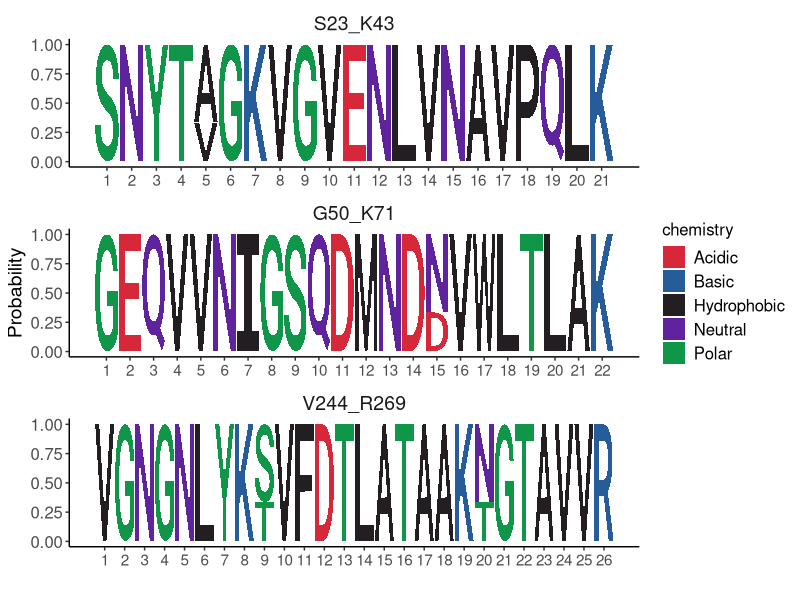

Write R code to recreate this figure. (Note: this script raises an error after producing the figure.)
library(ggseqlogo)
library(ggplot2)
library(cowplot)

############ Create a list for sequence logo ########################################
Leu <- list(S23_K43=c("SNYTVGKVGVENLVNAVPQLK", "SNYTAGKVGVENLVNAVPQLK", "SNYTAGKVGVENLVNAVPQLK"),
            G50_K71=c("GEQVVNIGSQDMNDNVWLTLAK", "GEQVVNIGSQDMNDNVWLTLAK", "GEQVVNIGSQDMNDDVWLTLAK"),
            V244_R269=c("VGNGNLYKSVFDTLATAAKTGTAVVR", "VGNGNLYKSVFDTLATAAKNGTAVVR", "VGNGNLYKTVFDTLATAAKNGTAVVR")
            )

ggseqlogo(Leu, method='prob', ncol = 1) +  
  theme_classic() + 
  theme(axis.title.x = element_text(size = 14),
        axis.title.y = element_text(size = 14),
        legend.text = element_text(size = 12),
        legend.title = element_text(size = 12),
        axis.text.x = element_text(size = 11),
        axis.text.y = element_text(size = 12),
        strip.text = element_text(size = 14),
        strip.background = element_blank(),
        legend.key = element_blank(),
        legend.background=element_blank(),
        legend.box.background=element_blank())

cs1 = make_col_scheme(chars=c('V', 'A', 'N', 'D', 'S', 'T'), groups=c('gr1', 'gr2', 'gr1', 'gr2', 'gr1', 'gr2'), 
                      cols=c('purple', 'blue', 'purple', 'blue', 'purple', 'blue'))

p27 = ggseqlogo(Leu$S23_K43, method='prob', col_scheme=NULL, ncol=1) + theme_cowplot() + ggtitle("S23-K43") +
      annotate('rect', xmin = 4.5, xmax = 5.5, ymin = -0.05, ymax = 1.05, alpha = .1, col='black', fill='yellow') +
      theme(axis.text.x = element_blank())

p64 = ggseqlogo(Leu$G50_K71, method='prob', col_scheme=NULL, ncol=1) + theme_logo() + ggtitle("G50-K71") +
      annotate('rect', xmin=14.5, xmax=15.5, ymin=-0.05, ymax=1.05, alpha=.1, col='black', fill='yellow') 

p252_263 = ggseqlogo(Leu$N244_R269, method='prob', col_scheme=NULL, ncol=1) + theme_logo() + ggtitle("N244-R269") +
           annotate('rect', xmin=8.5, xmax=9.5, ymin=-0.05, ymax=1.05, alpha=.1, col='black', fill='yellow') +
           annotate('rect', xmin=19.5, xmax=20.5, ymin=-0.05, ymax=1.05, alpha=.1, col='black', fill='yellow')

plot_grid(p27, p64, p252_263,  ncol = 1, align = 'h')


aln = data.frame(
  letter=strsplit("SNYTVGKVGVENLVNAVPQLKSNYTAGKVGVENLVNAVPQLKSNYTAGKVGVENLVNAVPQLK", "")[[1]], 
  strain = rep(c("K12", "AS1.357", "BL21"), each=21),
  x       = rep(1:21, 3) )
aln$mut = 'no'
aln$mut[ c(5,26,47) ] = 'yes'

algn = ggplot(aln, aes(x, strain)) +
  geom_text(aes(label=letter, color=mut, size=mut)) + 
  scale_x_continuous(breaks=1:10, expand = c(0.105, 0)) + xlab('') + 
  scale_color_manual(values=c('black', 'red')) + 
  scale_size_manual(values=c(5, 6)) + 
  theme_logo() + 
  theme(legend.position = 'none', 
        axis.text.x = element_blank(), 
        axis.title.y = element_text(size = 14),
        strip.text = element_text(size = 14)) 

plot_grid(p27, algn,  ncol=1, align='v')
